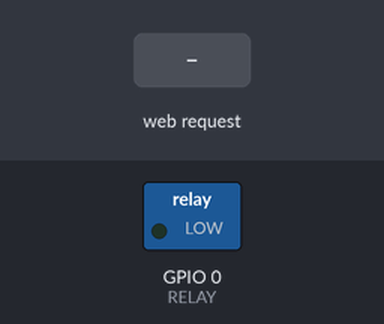
A sketch run on a simulated ESP8266 (NodeMCU). Shown: switched loads named in the sketch (green lamp = pin HIGH). The test bench sets the inputs (shaded band). WiFi joins after 1.5 s; servers stay silent unless stated; what the sketch prints to the serial monitor is not drawn.

Above: at 2.7 s.
2.8 s: HTTP request GET /RELAY=OFF received
At 3.3 s:
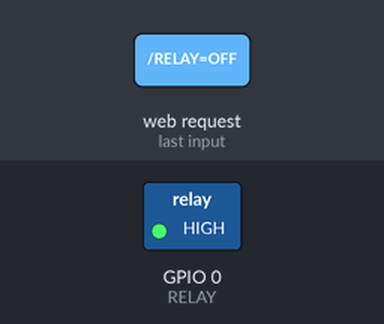
4.3 s: HTTP request GET /RELAY=ON received
At 5.6 s:
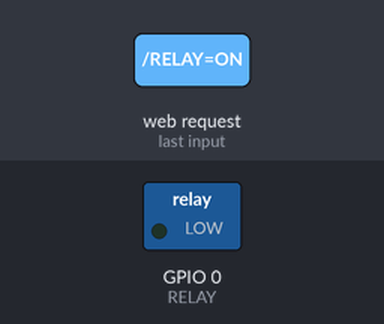
Timing chart, 0 to 7.3 s (numbered marks = the images above; inputs shaded):
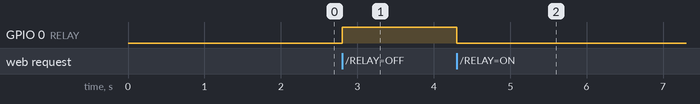

The sketch:

esp01s_relay.ino
```cpp
/*
  ###################################################################################
  ## Скетч к проекту одноканального реле на модуле ESP01S и платы расширения       ##
  ## Группа VK для заказа товаров: https://vk.com/retech_msc                       ##
  ## Источник: https://www.instructables.com/ESP0101S-RELAY-MODULE-TUTORIAL/       ##
  ###################################################################################
*/

#include <ESP8266WiFi.h>                                              // Подключение библиотеки ESP8266WiFi

const char* ssid = "Имя вашей Wi-Fi сети";                            // Имя вашей Wi-Fi сети
const char* password = "Пароль вашей Wi-Fi сети";                     // Пароль вашей Wi-Fi сети
#define RELAY 0                                                       // Номер пина ESP01, к которому подключено реле
WiFiServer server(80);                                                // Порт WEB-сервера

void setup()
{
  Serial.begin(115200);                                               // Указывается сокрость передачи данных

  pinMode(RELAY,OUTPUT);
  digitalWrite(RELAY, LOW);


  Serial.println();
  Serial.println();
  Serial.print("Подключение к Wi-Fi ");
  Serial.println(ssid);

  WiFi.begin(ssid, password);                                         // Подключение к Wi-Fi

  while (WiFi.status() != WL_CONNECTED)
  {
    delay(500);
    Serial.print(".");
  }
  Serial.println("");
  Serial.println("Wi-Fi подключен");

  server.begin();
  Serial.println("Сервер запущен");


  Serial.print("Исопльзуйте этот IP-адрес для подключения: ");
  Serial.print(" ");                                                  // Вывод IP-адреса
  Serial.print(WiFi.localIP());
  Serial.println("/");

}

void loop()
{
  WiFiClient client = server.available();
  if (!client)
  {
    return;
  }

  Serial.println("new client");
  while(!client.available())
  {
    delay(1);
  }

  String request = client.readStringUntil('\r');
  Serial.println(request);
  client.flush();

  int value = LOW;
  if (request.indexOf("/RELAY=ON") != -1)
  {
    Serial.println("RELAY=ON");
    digitalWrite(RELAY,LOW);
    value = LOW;
  }
  if (request.indexOf("/RELAY=OFF") != -1)
  {
    Serial.println("RELAY=OFF");
    digitalWrite(RELAY,HIGH);
    value = HIGH;
  }

  // Return the response
  client.println("HTTP/1.1 200 OK");
  client.println("Content-Type: text/html");
  client.println(""); //  this is a must
  client.println("<!DOCTYPE HTML>");
  client.println("<html>");
  client.println("<head><title>ESP8266 RELAY Control</title></head>");
  client.print("Relay is now: ");

  if(value == HIGH)
  {
    client.print("OFF");
  }
  else
  {
    client.print("ON");
  }
  client.println("<br><br>");
  client.println("Turn <a href=\"/RELAY=OFF\">OFF</a> RELAY<br>");
  client.println("Turn <a href=\"/RELAY=ON\">ON</a> RELAY<br>");
    client.println("</html>");

  delay(1);
  Serial.println("Client disonnected");
  Serial.println("");
}
```

Measured:
- after the input at 2.8 s, GPIO 0 (RELAY): LOW → HIGH at once
- after the input at 4.3 s, GPIO 0 (RELAY): HIGH → LOW at once
